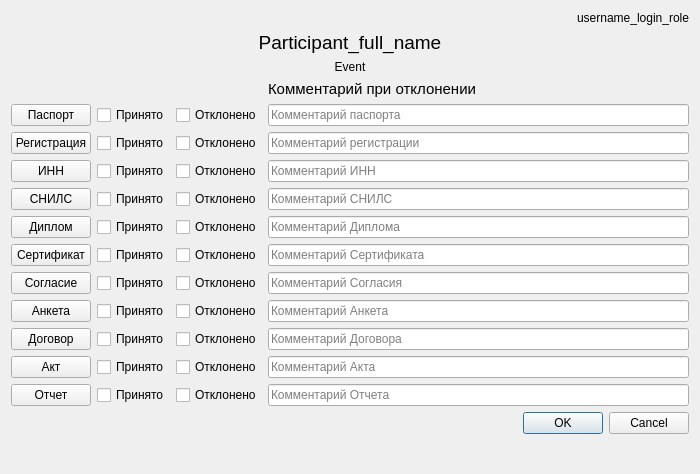
<?xml version="1.0" encoding="UTF-8"?>
<ui version="4.0">
 <class>Accept_docs</class>
 <widget class="QDialog" name="Accept_docs">
  <property name="geometry">
   <rect>
    <x>0</x>
    <y>0</y>
    <width>700</width>
    <height>474</height>
   </rect>
  </property>
  <property name="windowTitle">
   <string>Логистик</string>
  </property>
  <layout class="QGridLayout" name="gridLayout">
   <item row="6" column="1">
    <widget class="QCheckBox" name="checkBox_accept_inn">
     <property name="text">
      <string>Принято</string>
     </property>
    </widget>
   </item>
   <item row="13" column="1">
    <widget class="QCheckBox" name="checkBox_accept_act">
     <property name="text">
      <string>Принято</string>
     </property>
    </widget>
   </item>
   <item row="14" column="3">
    <widget class="QLineEdit" name="lineEdit_report_comment">
     <property name="placeholderText">
      <string>Комментарий Отчета</string>
     </property>
    </widget>
   </item>
   <item row="5" column="2">
    <widget class="QCheckBox" name="checkBox_reject_registration">
     <property name="text">
      <string>Отклонено</string>
     </property>
    </widget>
   </item>
   <item row="7" column="1">
    <widget class="QCheckBox" name="checkBox_accept_snils">
     <property name="text">
      <string>Принято</string>
     </property>
    </widget>
   </item>
   <item row="3" column="3">
    <widget class="QLabel" name="label_comment">
     <property name="font">
      <font>
       <pointsize>11</pointsize>
      </font>
     </property>
     <property name="text">
      <string>Комментарий при отклонении</string>
     </property>
    </widget>
   </item>
   <item row="16" column="3">
    <spacer name="verticalSpacer">
     <property name="orientation">
      <enum>Qt::Vertical</enum>
     </property>
     <property name="sizeHint" stdset="0">
      <size>
       <width>20</width>
       <height>40</height>
      </size>
     </property>
    </spacer>
   </item>
   <item row="5" column="3">
    <widget class="QLineEdit" name="lineEdit_registration_comment">
     <property name="placeholderText">
      <string>Комментарий регистрации</string>
     </property>
    </widget>
   </item>
   <item row="9" column="1">
    <widget class="QCheckBox" name="checkBox_accept_sertificate">
     <property name="text">
      <string>Принято</string>
     </property>
    </widget>
   </item>
   <item row="13" column="3">
    <widget class="QLineEdit" name="lineEdit_act_comment">
     <property name="placeholderText">
      <string>Комментарий Акта</string>
     </property>
    </widget>
   </item>
   <item row="10" column="2">
    <widget class="QCheckBox" name="checkBox_reject_agree">
     <property name="text">
      <string>Отклонено</string>
     </property>
    </widget>
   </item>
   <item row="12" column="0">
    <widget class="QPushButton" name="pushButton_open_contract">
     <property name="text">
      <string>Договор</string>
     </property>
    </widget>
   </item>
   <item row="7" column="3">
    <widget class="QLineEdit" name="lineEdit_snils_comment">
     <property name="placeholderText">
      <string>Комментарий СНИЛС</string>
     </property>
    </widget>
   </item>
   <item row="6" column="0">
    <widget class="QPushButton" name="pushButton_open_inn">
     <property name="text">
      <string>ИНН</string>
     </property>
    </widget>
   </item>
   <item row="13" column="0">
    <widget class="QPushButton" name="pushButton_open_act">
     <property name="text">
      <string>Акт</string>
     </property>
    </widget>
   </item>
   <item row="9" column="2">
    <widget class="QCheckBox" name="checkBox_reject_sertificate">
     <property name="text">
      <string>Отклонено</string>
     </property>
    </widget>
   </item>
   <item row="11" column="2">
    <widget class="QCheckBox" name="checkBox_reject_survey">
     <property name="text">
      <string>Отклонено</string>
     </property>
    </widget>
   </item>
   <item row="4" column="3">
    <widget class="QLineEdit" name="lineEdit_passport_comment">
     <property name="placeholderText">
      <string>Комментарий паспорта</string>
     </property>
    </widget>
   </item>
   <item row="1" column="0" colspan="4">
    <widget class="QLabel" name="label_participant_full_name">
     <property name="font">
      <font>
       <pointsize>14</pointsize>
      </font>
     </property>
     <property name="text">
      <string>Participant_full_name</string>
     </property>
     <property name="alignment">
      <set>Qt::AlignCenter</set>
     </property>
    </widget>
   </item>
   <item row="4" column="1">
    <widget class="QCheckBox" name="checkBox_accept_passport">
     <property name="text">
      <string>Принято</string>
     </property>
    </widget>
   </item>
   <item row="11" column="3">
    <widget class="QLineEdit" name="lineEdit_survey_comment">
     <property name="placeholderText">
      <string>Комментарий Анкета</string>
     </property>
    </widget>
   </item>
   <item row="7" column="2">
    <widget class="QCheckBox" name="checkBox_reject_snils">
     <property name="text">
      <string>Отклонено</string>
     </property>
    </widget>
   </item>
   <item row="6" column="3">
    <widget class="QLineEdit" name="lineEdit_inn_comment">
     <property name="placeholderText">
      <string>Комментарий ИНН</string>
     </property>
    </widget>
   </item>
   <item row="8" column="1">
    <widget class="QCheckBox" name="checkBox_accept_diploma">
     <property name="text">
      <string>Принято</string>
     </property>
    </widget>
   </item>
   <item row="11" column="0">
    <widget class="QPushButton" name="pushButton_open_survey">
     <property name="text">
      <string>Анкета</string>
     </property>
    </widget>
   </item>
   <item row="4" column="0">
    <widget class="QPushButton" name="pushButton_open_passport">
     <property name="text">
      <string>Паспорт</string>
     </property>
    </widget>
   </item>
   <item row="6" column="2">
    <widget class="QCheckBox" name="checkBox_reject_inn">
     <property name="text">
      <string>Отклонено</string>
     </property>
    </widget>
   </item>
   <item row="13" column="2">
    <widget class="QCheckBox" name="checkBox_reject_act">
     <property name="text">
      <string>Отклонено</string>
     </property>
    </widget>
   </item>
   <item row="2" column="0" colspan="4">
    <widget class="QLabel" name="label_event">
     <property name="text">
      <string>Event</string>
     </property>
     <property name="alignment">
      <set>Qt::AlignCenter</set>
     </property>
    </widget>
   </item>
   <item row="14" column="2">
    <widget class="QCheckBox" name="checkBox_reject_report">
     <property name="text">
      <string>Отклонено</string>
     </property>
    </widget>
   </item>
   <item row="8" column="2">
    <widget class="QCheckBox" name="checkBox_reject_diploma">
     <property name="text">
      <string>Отклонено</string>
     </property>
    </widget>
   </item>
   <item row="14" column="0">
    <widget class="QPushButton" name="pushButton_open_report">
     <property name="text">
      <string>Отчет</string>
     </property>
    </widget>
   </item>
   <item row="12" column="2">
    <widget class="QCheckBox" name="checkBox_reject_contract">
     <property name="text">
      <string>Отклонено</string>
     </property>
    </widget>
   </item>
   <item row="9" column="0">
    <widget class="QPushButton" name="pushButton_open_sertificate">
     <property name="text">
      <string>Сертификат</string>
     </property>
    </widget>
   </item>
   <item row="11" column="1">
    <widget class="QCheckBox" name="checkBox_accept_survey">
     <property name="text">
      <string>Принято</string>
     </property>
    </widget>
   </item>
   <item row="12" column="1">
    <widget class="QCheckBox" name="checkBox_accept_contract">
     <property name="text">
      <string>Принято</string>
     </property>
    </widget>
   </item>
   <item row="10" column="1">
    <widget class="QCheckBox" name="checkBox_accept_agree">
     <property name="text">
      <string>Принято</string>
     </property>
    </widget>
   </item>
   <item row="8" column="0">
    <widget class="QPushButton" name="pushButton_open_diploma">
     <property name="text">
      <string>Диплом</string>
     </property>
    </widget>
   </item>
   <item row="4" column="2">
    <widget class="QCheckBox" name="checkBox_reject_passport">
     <property name="text">
      <string>Отклонено</string>
     </property>
    </widget>
   </item>
   <item row="5" column="1">
    <widget class="QCheckBox" name="checkBox_accept_registration">
     <property name="text">
      <string>Принято</string>
     </property>
    </widget>
   </item>
   <item row="12" column="3">
    <widget class="QLineEdit" name="lineEdit_contract_comment">
     <property name="placeholderText">
      <string>Комментарий Договора</string>
     </property>
    </widget>
   </item>
   <item row="14" column="1">
    <widget class="QCheckBox" name="checkBox_accept_report">
     <property name="text">
      <string>Принято</string>
     </property>
    </widget>
   </item>
   <item row="9" column="3">
    <widget class="QLineEdit" name="lineEdit_sertificate_comment">
     <property name="placeholderText">
      <string>Комментарий Сертификата</string>
     </property>
    </widget>
   </item>
   <item row="15" column="3">
    <widget class="QDialogButtonBox" name="buttonBox">
     <property name="standardButtons">
      <set>QDialogButtonBox::Cancel|QDialogButtonBox::Ok</set>
     </property>
    </widget>
   </item>
   <item row="8" column="3">
    <widget class="QLineEdit" name="lineEdit_diplom_comment">
     <property name="placeholderText">
      <string>Комментарий Диплома</string>
     </property>
    </widget>
   </item>
   <item row="10" column="0">
    <widget class="QPushButton" name="pushButton_open_agree">
     <property name="text">
      <string>Согласие</string>
     </property>
    </widget>
   </item>
   <item row="7" column="0">
    <widget class="QPushButton" name="pushButton_open_snils">
     <property name="text">
      <string>СНИЛС</string>
     </property>
    </widget>
   </item>
   <item row="5" column="0">
    <widget class="QPushButton" name="pushButton_open_registration">
     <property name="text">
      <string>Регистрация</string>
     </property>
    </widget>
   </item>
   <item row="10" column="3">
    <widget class="QLineEdit" name="lineEdit_agree_comment">
     <property name="placeholderText">
      <string>Комментарий Согласия</string>
     </property>
    </widget>
   </item>
   <item row="0" column="3">
    <widget class="QLabel" name="label_username_login_role">
     <property name="text">
      <string>username_login_role</string>
     </property>
     <property name="alignment">
      <set>Qt::AlignRight|Qt::AlignTrailing|Qt::AlignVCenter</set>
     </property>
    </widget>
   </item>
  </layout>
 </widget>
 <resources/>
 <connections>
  <connection>
   <sender>buttonBox</sender>
   <signal>accepted()</signal>
   <receiver>Accept_docs</receiver>
   <slot>accept()</slot>
   <hints>
    <hint type="sourcelabel">
     <x>503</x>
     <y>436</y>
    </hint>
    <hint type="destinationlabel">
     <x>349</x>
     <y>236</y>
    </hint>
   </hints>
  </connection>
  <connection>
   <sender>buttonBox</sender>
   <signal>rejected()</signal>
   <receiver>Accept_docs</receiver>
   <slot>reject()</slot>
   <hints>
    <hint type="sourcelabel">
     <x>503</x>
     <y>436</y>
    </hint>
    <hint type="destinationlabel">
     <x>349</x>
     <y>236</y>
    </hint>
   </hints>
  </connection>
  <connection>
   <sender>checkBox_reject_passport</sender>
   <signal>stateChanged(int)</signal>
   <receiver>Accept_docs</receiver>
   <slot>done(int)</slot>
   <hints>
    <hint type="sourcelabel">
     <x>258</x>
     <y>95</y>
    </hint>
    <hint type="destinationlabel">
     <x>349</x>
     <y>236</y>
    </hint>
   </hints>
  </connection>
  <connection>
   <sender>checkBox_accept_passport</sender>
   <signal>stateChanged(int)</signal>
   <receiver>Accept_docs</receiver>
   <slot>reject()</slot>
   <hints>
    <hint type="sourcelabel">
     <x>156</x>
     <y>95</y>
    </hint>
    <hint type="destinationlabel">
     <x>349</x>
     <y>236</y>
    </hint>
   </hints>
  </connection>
  <connection>
   <sender>lineEdit_passport_comment</sender>
   <signal>textChanged(QString)</signal>
   <receiver>Accept_docs</receiver>
   <slot>accept()</slot>
   <hints>
    <hint type="sourcelabel">
     <x>503</x>
     <y>95</y>
    </hint>
    <hint type="destinationlabel">
     <x>349</x>
     <y>236</y>
    </hint>
   </hints>
  </connection>
  <connection>
   <sender>pushButton_open_passport</sender>
   <signal>clicked()</signal>
   <receiver>Accept_docs</receiver>
   <slot>show()</slot>
   <hints>
    <hint type="sourcelabel">
     <x>57</x>
     <y>95</y>
    </hint>
    <hint type="destinationlabel">
     <x>349</x>
     <y>236</y>
    </hint>
   </hints>
  </connection>
 </connections>
</ui>
